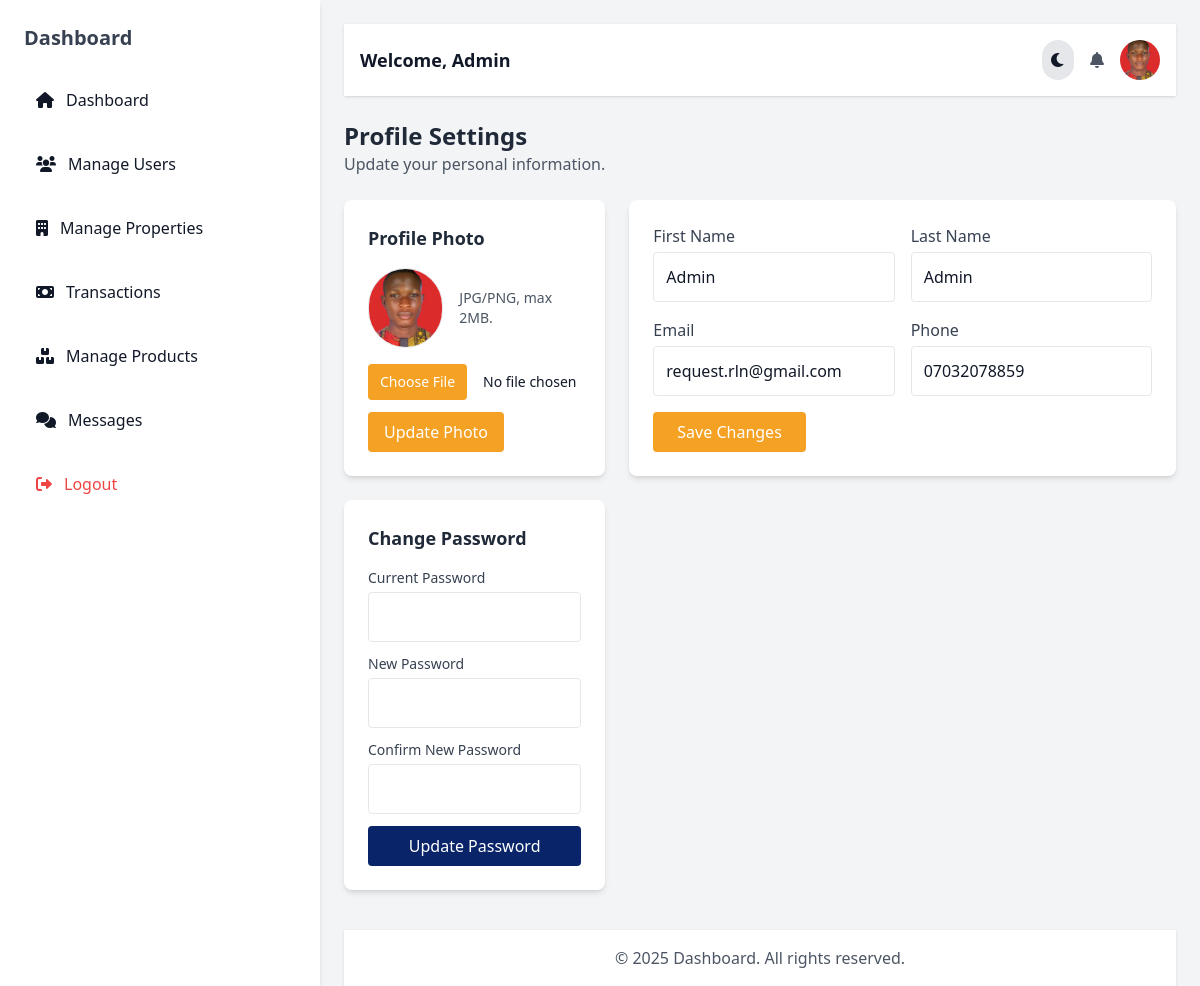
Page /dashboard/buyer_profile.php (signed in) on the committed database.
### tables this page shows
CREATE TABLE `users` (
  `id` int(11) NOT NULL,
  `name` varchar(255) NOT NULL,
  `lname` varchar(255) NOT NULL,
  `email` varchar(255) NOT NULL,
  `password` varchar(255) NOT NULL,
  `role` varchar(50) NOT NULL,
  `profile_image` varchar(255) DEFAULT 'default.png',
  `mou_file` varchar(255) DEFAULT NULL,
  `otp_hash` varchar(255) NOT NULL,
  `otp_expires_at` datetime DEFAULT NULL,
  `email_verified` tinyint(1) DEFAULT 0,
  `created_at` timestamp NOT NULL DEFAULT current_timestamp(),
  `phone` varchar(20) DEFAULT NULL,
  `state` varchar(255) DEFAULT NULL,
  `city` varchar(255) DEFAULT NULL,
  `address` varchar(255) DEFAULT NULL,
  `nin` varchar(20) DEFAULT NULL,
  `zoho_lead_id` varchar(100) DEFAULT NULL,
  `zoho_contact_id` varchar(255) DEFAULT NULL,
  `api_key` varchar(255) DEFAULT NULL
);

### dashboard/buyer_profile.php (called while the page is built, shortened)
<?php
include 'dashboard_layout.php';
?>

### dashboard/buyer_profile_content.php (the view, shortened to what this page needs)
<?php
$user_id = (int) $_SESSION['user_id'];
$stmt = $conn->prepare("SELECT id, name, lname, email, phone, profile_image FROM users WHERE id = ? LIMIT 1");
$stmt->bind_param("i", $user_id);
$stmt->execute();
$user = $stmt->get_result()->fetch_assoc();
function h($s){ return htmlspecialchars((string)$s, ENT_QUOTES, 'UTF-8'); }
?>
<div class="mt-6">
  <h2 class="text-2xl font-bold text-gray-800 dark:text-gray-200">Profile Settings</h2>
  <p class="text-gray-600 dark:text-gray-400">Update your personal information.</p>
  <div class="grid grid-cols-1 md:grid-cols-3 gap-6 mt-6">
    <div class="md:col-span-1 space-y-6">
      <div class="bg-white dark:bg-gray-800 p-6 rounded-lg shadow-md">
        <h3 class="text-lg font-semibold text-gray-800 dark:text-gray-200 mb-4">Profile Photo</h3>
        <div class="flex items-center gap-4">
         <?php
$avatarPath = '';
if (!empty($user['profile_image'])) {
    if (strpos($user['profile_image'], '/public/uploads/') === 0) {
        $avatarPath = $user['profile_image'];
    } else {
        $avatarPath = '/public/uploads/' . ltrim($user['profile_image'], '/');
    }
} else {
    $avatarPath = 'https://ui-avatars.com/api/?background=092468&color=fff&name=' . urlencode($user['name'] ?? 'User');
}
?>
<img
  src="<?= htmlspecialchars($avatarPath, ENT_QUOTES, 'UTF-8') ?>"
  alt="Avatar"
  class="w-20 h-20 rounded-full object-cover border"
/>
          <div class="text-sm text-gray-600 dark:text-gray-300">
            JPG/PNG, max 2MB.
          </div>
        </div>
        <form action="../process/update_profile.php" method="POST" enctype="multipart/form-data" class="mt-4">
          <input type="file" name="avatar" accept="image/*"
                 class="block w-full text-sm file:mr-4 file:py-2 file:px-3 file:rounded file:border-0 file:bg-[#F4A124] file:text-white hover:file:bg-[#d88b1c]">
          <button type="submit"
                  class="mt-3 bg-[#F4A124] text-white px-4 py-2 rounded hover:bg-[#d88b1c]">
            Update Photo
          </button>
        </form>
      </div>
      <div class="bg-white dark:bg-gray-800 p-6 rounded-lg shadow-md">
        <h3 class="text-lg font-semibold text-gray-800 dark:text-gray-200 mb-4">Change Password</h3>
        <form action="../process/update_profile.php" method="POST" class="space-y-3">
          <div>
            <label class="block text-sm text-gray-700 dark:text-gray-300">Current Password</label>
            <input type="password" name="current_password" required
                   class="w-full p-3 border rounded mt-1 dark:bg-gray-900 dark:border-gray-700">
          </div>
          <div>
            <label class="block text-sm text-gray-700 dark:text-gray-300">New Password</label>
            <input type="password" name="new_password" minlength="6" required
                   class="w-full p-3 border rounded mt-1 dark:bg-gray-900 dark:border-gray-700">
          </div>
          <div>
            <label class="block text-sm text-gray-700 dark:text-gray-300">Confirm New Password</label>
            <input type="password" name="confirm_password" minlength="6" required
                   class="w-full p-3 border rounded mt-1 dark:bg-gray-900 dark:border-gray-700">
          </div>
          <button type="submit" class="w-full bg-[#092468] text-white px-4 py-2 rounded hover:bg-[#061a3f]">
            Update Password
          </button>
        </form>
      </div>
    </div>
    <div class="md:col-span-2">
      <form action="../process/update_profile.php" method="POST"
            class="bg-white dark:bg-gray-800 p-6 rounded-lg shadow-md">
        <div class="grid grid-cols-1 md:grid-cols-2 gap-4">
          <div>
            <label class="block text-gray-700 dark:text-gray-300">First Name</label>
            <input type="text" name="name" value="<?= h($user['name'] ?? '') ?>"
                   class="w-full p-3 border rounded mt-1 dark:bg-gray-900 dark:border-gray-700" required>
          </div>
          <div>
            <label class="block text-gray-700 dark:text-gray-300">Last Name</label>
            <input type="text" name="lname" value="<?= h($user['lname'] ?? '') ?>"
                   class="w-full p-3 border rounded mt-1 dark:bg-gray-900 dark:border-gray-700">
          </div>
          <div>
            <label class="block text-gray-700 dark:text-gray-300">Email</label>
            <input type="email" name="email" value="<?= h($user['email'] ?? '') ?>"
                   class="w-full p-3 border rounded mt-1 dark:bg-gray-900 dark:border-gray-700" required>
          </div>
          <div>
            <label class="block text-gray-700 dark:text-gray-300">Phone</label>
            <input type="text" name="phone" value="<?= h($user['phone'] ?? '') ?>"
                   class="w-full p-3 border rounded mt-1 dark:bg-gray-900 dark:border-gray-700">
          </div>
        </div>
        <button type="submit"
                class="mt-4 bg-[#F4A124] text-white px-6 py-2 rounded hover:bg-[#d88b1c]">
          Save Changes
        </button>
      </form>
    </div>
  </div>
</div>

### rows in the picture
users: profile_image (picture), name "Admin", lname "Admin", email "request.rln@gmail.com", phone "07032078859"

### other values in the picture
$link['text'] "Dashboard"
$link['text'] "Manage Users"
$link['text'] "Manage Properties"
$link['text'] "Transactions"
$link['text'] "Manage Products"
$link['text'] "Messages"
$user_name "Admin"
